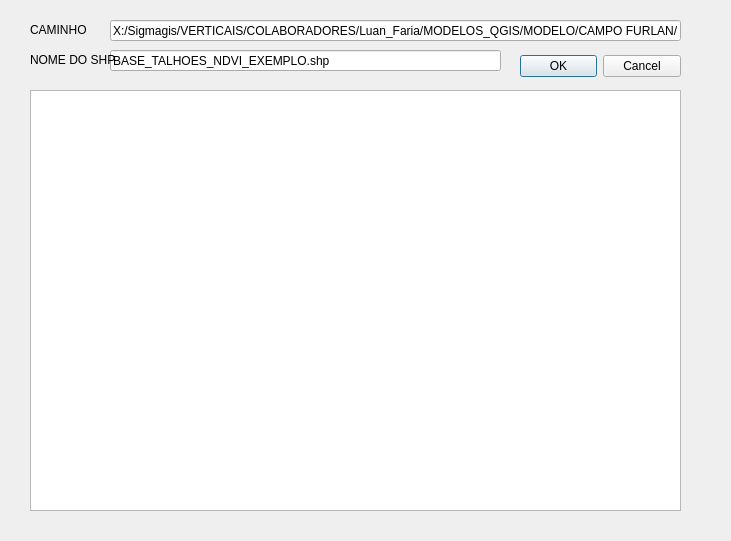
<?xml version="1.0" encoding="UTF-8"?>
<ui version="4.0">
 <class>biomassa</class>
 <widget class="QDialog" name="biomassa">
  <property name="geometry">
   <rect>
    <x>0</x>
    <y>0</y>
    <width>731</width>
    <height>541</height>
   </rect>
  </property>
  <property name="windowTitle">
   <string>Dialog</string>
  </property>
  <widget class="QDialogButtonBox" name="botao">
   <property name="geometry">
    <rect>
     <x>520</x>
     <y>50</y>
     <width>161</width>
     <height>32</height>
    </rect>
   </property>
   <property name="orientation">
    <enum>Qt::Horizontal</enum>
   </property>
   <property name="standardButtons">
    <set>QDialogButtonBox::Cancel|QDialogButtonBox::Ok</set>
   </property>
  </widget>
  <widget class="QLineEdit" name="caminho_pasta">
   <property name="geometry">
    <rect>
     <x>110</x>
     <y>20</y>
     <width>571</width>
     <height>21</height>
    </rect>
   </property>
   <property name="text">
    <string>X:/Sigmagis/VERTICAIS/COLABORADORES/Luan_Faria/MODELOS_QGIS/MODELO/CAMPO FURLAN/</string>
   </property>
  </widget>
  <widget class="QLineEdit" name="nome_shp">
   <property name="geometry">
    <rect>
     <x>110</x>
     <y>50</y>
     <width>391</width>
     <height>21</height>
    </rect>
   </property>
   <property name="text">
    <string>BASE_TALHOES_NDVI_EXEMPLO.shp</string>
   </property>
  </widget>
  <widget class="QGraphicsView" name="grafico_tabela">
   <property name="geometry">
    <rect>
     <x>30</x>
     <y>90</y>
     <width>651</width>
     <height>421</height>
    </rect>
   </property>
  </widget>
  <widget class="QLabel" name="label">
   <property name="geometry">
    <rect>
     <x>30</x>
     <y>20</y>
     <width>61</width>
     <height>20</height>
    </rect>
   </property>
   <property name="text">
    <string>CAMINHO</string>
   </property>
  </widget>
  <widget class="QLabel" name="label_2">
   <property name="geometry">
    <rect>
     <x>30</x>
     <y>50</y>
     <width>91</width>
     <height>20</height>
    </rect>
   </property>
   <property name="text">
    <string>NOME DO SHP</string>
   </property>
  </widget>
 </widget>
 <resources/>
 <connections>
  <connection>
   <sender>botao</sender>
   <signal>accepted()</signal>
   <receiver>biomassa</receiver>
   <slot>accept()</slot>
   <hints>
    <hint type="sourcelabel">
     <x>248</x>
     <y>254</y>
    </hint>
    <hint type="destinationlabel">
     <x>157</x>
     <y>274</y>
    </hint>
   </hints>
  </connection>
  <connection>
   <sender>botao</sender>
   <signal>rejected()</signal>
   <receiver>biomassa</receiver>
   <slot>reject()</slot>
   <hints>
    <hint type="sourcelabel">
     <x>316</x>
     <y>260</y>
    </hint>
    <hint type="destinationlabel">
     <x>286</x>
     <y>274</y>
    </hint>
   </hints>
  </connection>
 </connections>
</ui>
